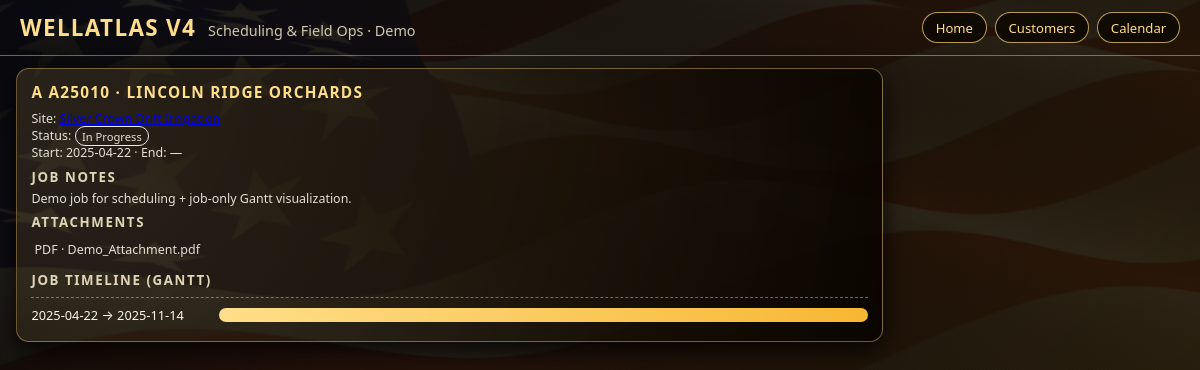
Screenshot of /jobs/27 with the database file from the repository.
### tables this page shows
CREATE TABLE jobs (
    id INTEGER PRIMARY KEY AUTOINCREMENT,
    site_id INTEGER NOT NULL,
    division TEXT NOT NULL,
    job_number TEXT NOT NULL,
    title TEXT,
    status TEXT,
    start_date TEXT,
    end_date TEXT,
    notes TEXT,
    has_attachments INTEGER DEFAULT 0,
    FOREIGN KEY(site_id) REFERENCES sites(id)
);

CREATE TABLE customers (
    id INTEGER PRIMARY KEY AUTOINCREMENT,
    name TEXT NOT NULL
);

CREATE TABLE sites (
    id INTEGER PRIMARY KEY AUTOINCREMENT,
    customer_id INTEGER NOT NULL,
    name TEXT NOT NULL,
    latitude REAL,
    longitude REAL,
    well_depth INTEGER,
    casing_diameter REAL,
    static_level REAL,
    pump_info TEXT,
    electrical_service TEXT,
    notes TEXT,
    FOREIGN KEY(customer_id) REFERENCES customers(id)
);

CREATE TABLE attachments (
    id INTEGER PRIMARY KEY AUTOINCREMENT,
    job_id INTEGER,
    site_id INTEGER,
    type TEXT,
    filename TEXT,
    FOREIGN KEY(job_id) REFERENCES jobs(id),
    FOREIGN KEY(site_id) REFERENCES sites(id)
);

### app.py (the view)
@app.route("/jobs/<int:job_id>")
def job_detail(job_id):
    db = get_db()
    job = db.execute("SELECT * FROM jobs WHERE id=?", (job_id,)).fetchone()
    if not job:
        return "Job not found", 404
    site = db.execute("SELECT * FROM sites WHERE id=?", (job["site_id"],)).fetchone()
    customer = db.execute("SELECT * FROM customers WHERE id=?", (site["customer_id"],)).fetchone()
    attachments = db.execute("SELECT * FROM attachments WHERE job_id=?", (job_id,)).fetchall()
    job_view = dict(job)
    job_view["status_class"] = status_class(job["status"])
    job_view["division_class"] = division_class(job["division"])
    gantt = build_job_gantt(job_view)
    return render_template(
        "job_detail.html",
        job=job_view,
        site=dict(site),
        customer=dict(customer),
        attachments=[dict(a) for a in attachments],
        gantt=gantt,
    )

### app.py (called while the page is built)
def get_db():
    if "db" not in g:
        g.db = sqlite3.connect(DB_PATH)
        g.db.row_factory = sqlite3.Row
    return g.db

def division_class(division):
    return {
        "D": "drilling",
        "P": "domestic",
        "A": "ag",
        "E": "electrical",
    }.get(division, "drilling")

def status_class(status):
    key = (status or "").lower().replace(" ", "-")
    if key == "scheduled":
        return "scheduled"
    if key == "in-progress":
        return "in-progress"
    if key == "on-hold":
        return "on-hold"
    if key == "completed":
        return "completed"
    return "in-progress"

def build_job_gantt(job):
    start_raw = job["start_date"]
    if not start_raw:
        return None
    start = _date.fromisoformat(start_raw)
    status = job["status"] or ""
    end_raw = job["end_date"]
    if status == "Completed" and end_raw:
        effective_end = _date.fromisoformat(end_raw)
    elif status in ("In Progress", "On Hold"):
        effective_end = _date.today()
    else:  # Scheduled or weird
        effective_end = start
    if effective_end < start:
        effective_end = start
    total_days = max(1, (effective_end - start).days)
    return {
        "start": start.isoformat(),
        "end": effective_end.isoformat(),
        "duration_days": total_days,
        "width": 100,
        "offset": 0,
    }

### templates/job_detail.html
{% extends "base.html" %}
{% block content %}
<section class="card">
  <div class="card-header">
    <div class="card-title">{{ job['division'] }} {{ job['job_number'] }} · {{ customer['name'] }}</div>
  </div>
  <div class="small">
    Site: <a href="{{ url_for('site_detail', site_id=site['id']) }}">{{ site['name'] }}</a><br>
    Status: <span class="status-pill status-{{ job['status_class'] }}">{{ job['status'] }}</span><br>
    Start: {{ job['start_date'] or '—' }} · End: {{ job['end_date'] or '—' }}
  </div>
  <h3 class="section-title">Job Notes</h3>
  <div class="small">{{ job['notes'] }}</div>
  <h3 class="section-title">Attachments</h3>
  <ul class="list">
    {% for a in attachments %}
    <li class="list-item small">{{ a['type'].upper() }} · {{ a['filename'] }}</li>
    {% else %}
    <li class="list-item small">No attachments for this demo job.</li>
    {% endfor %}
  </ul>
  {% if gantt %}
  <h3 class="section-title">Job Timeline (Gantt)</h3>
  <div class="gantt-container">
    <div class="gantt-row">
      <div class="gantt-label">{{ gantt.start }} → {{ gantt.end }}</div>
      <div class="gantt-bar-wrap">
        <div class="gantt-bar" style="width: {{ gantt.width }}%; margin-left: {{ gantt.offset }}%;"></div>
      </div>
    </div>
  </div>
  {% endif %}
</section>
{% endblock %}

### static/css/styles.css (style rules this page uses)
body { margin: 0; font-family: system-ui, -apple-system, BlinkMacSystemFont, "Segoe UI", sans-serif; color: #f8f5e9; background: #000; background-image: url('/static/img/wallpaper.jpg'); background-size: cover; background-attachment: fixed; background-position: center; }
.card { background: radial-gradient(circle at top left, rgba(255,215,128,0.12), rgba(10,5,0,0.97)); border-radius: 0.8rem; border: 1px solid rgba(255,215,128,0.4); padding: 0.8rem 0.9rem; box-shadow: 0 8px 24px rgba(0,0,0,0.8); }
.card-header { display: flex; justify-content: space-between; align-items: center; margin-bottom: 0.45rem; }
.card-title { font-size: 0.96rem; font-weight: 600; color: #ffde8a; text-transform: uppercase; letter-spacing: 0.08em; }
.section-title { font-size: 0.83rem; text-transform: uppercase; letter-spacing: 0.12em; color: #e0d5b6; margin: 0.4rem 0 0.25rem; }
.list { list-style: none; margin: 0; padding: 0; }
.list-item { padding: 0.4rem 0.2rem; border-bottom: 1px dashed rgba(255,215,128,0.26); font-size: 0.84rem; }
.list-item:last-child { border-bottom: none; }
.small { font-size: 0.78rem; opacity: 0.9; }
.status-pill { padding: 0.1rem 0.4rem; border-radius: 999px; font-size: 0.7rem; border-width: 1px; border-style: solid; }
.status-in-progress { border-color: #ffffff; }
.gantt-container { margin-top: 0.5rem; padding-top: 0.5rem; border-top: 1px dashed rgba(255,215,128,0.45); }
.gantt-row { display: flex; align-items: center; gap: 0.5rem; margin-bottom: 0.28rem; font-size: 0.8rem; }
.gantt-label { width: 180px; flex-shrink: 0; }
.gantt-bar-wrap { flex-grow: 1; background: rgba(0,0,0,0.55); border-radius: 999px; overflow: hidden; height: 14px; }
.gantt-bar { height: 100%; background: linear-gradient(90deg, #ffde8a, #f7b733); }

### rows the page displays
jobs: division "A", job_number "A25010", status "In Progress", start_date "2025-04-22", notes "Demo job for scheduling + job-only Gantt visualization."
customers: name "LINCOLN RIDGE ORCHARDS"
sites: name "Silver Crown Drift Irrigation"
attachments: type "PDF", filename "Demo_Attachment.pdf"

### other values shown
{{ job['end_date'] or '—' }} "—"
{{ gantt.start }} "2025-04-22"
{{ gantt.end }} "2025-11-14"
